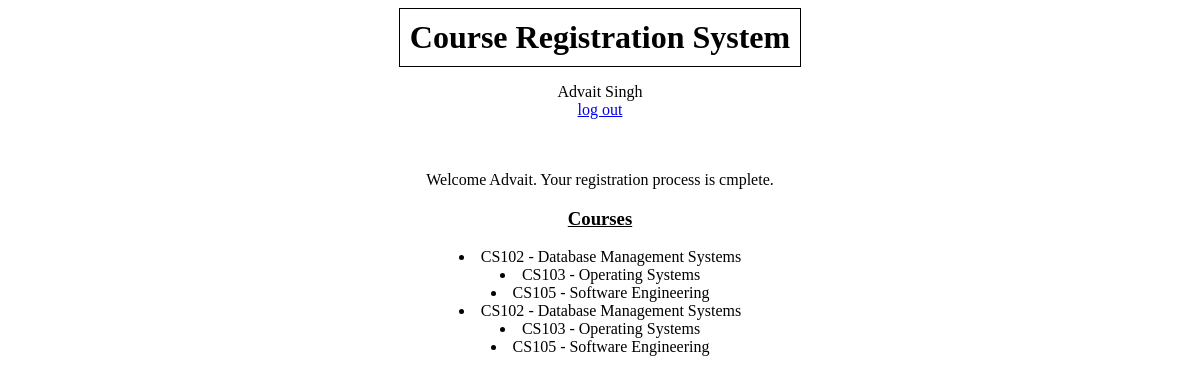
Screenshot of /studentHome2/ (signed in) with the database file from the repository.
### authentication/models.py (models this page shows)
class User(AbstractUser):
    PROFESSOR = 'Professor'
    STUDENT = 'Student'
    REGISTRAR='Registrar'
    ROLE_CHOICES = (
        (PROFESSOR, 'Professor'),
        (STUDENT, 'Student'),
        (REGISTRAR, 'Registrar'),
    )
    role = models.CharField(max_length=30, choices=ROLE_CHOICES, default='Student')
    email = models.EmailField(unique=True)
    username=None
    USERNAME_FIELD = 'email'
    registration_status=models.BooleanField(default=False)
    REQUIRED_FIELDS = []
    first_name = models.CharField(max_length=20)
    last_name = models.CharField(max_length=20)
    course_count=models.IntegerField(default=0)
    objects = CustomUserManager()

### student/models.py (models this page shows)
class RegisteredCourses(models.Model):
    student =models.ForeignKey(User, on_delete=models.CASCADE)
    code=models.ForeignKey(AllCourses, on_delete=models.CASCADE)
    select=models.BooleanField(default=False)
    def __str__(self):
        return self.student.email + " " + self.code.name

### registrar/models.py (models this page shows, shortened)
class AllCourses(models.Model):
    code=models.CharField(max_length=10, unique=True)
    name=models.CharField(max_length=255, unique=True)

### student/views.py (the view)
# urls.py: path('studentHome2/', student.views.view_courses, name='studentHome2'),
@login_required
def view_courses(request):
    registered_courses = RegisteredCourses.objects.filter(student= User.objects.get(email = request.user), select=True)
    print(registered_courses)
    context = {'registered_courses' : registered_courses}
    return render(request, 'student/view_courses.html', context )

### templates/student/view_courses.html (shortened to what this page needs)
{% extends 'base.html' %}
{% block content %}
    <p>Welcome {{request.user.first_name}}. Your registration process is cmplete.</p>
    <h3><strong><u>Courses</u></strong></h3>
        {% for course in registered_courses %}
        <li>{{course.code.code}} -  {{course.code.name}} </li>
        {% endfor %}
{% endblock content %}

### templates/base.html (shortened to what this page needs)
<!DOCTYPE html>
<html lang="en">
    <head>
    </head>
    <body>
        <h1>Course Registration System</h1>
        {%  if user.is_authenticated %}
            <p>
                {{user.first_name}} {{user.last_name}}<br><a href="{% url 'logout' %}">log out</a>
                <br><br><br>
            </p>
        {% endif %}
        {% block content %} {% endblock content %}
    </body>
</html>

### templates/base.html (style rules this page uses)
body { text-align: center; }
h1 { display: inline-block; border: 1px solid black; padding: 10px; margin: 0 auto; }

### rows the page displays
User: first_name "Advait", last_name "Singh", user.first_name "Advait"
RegisteredCourses: code.code "CS102", code.name "Database Management Systems"
RegisteredCourses: code.code "CS103", code.name "Operating Systems"
RegisteredCourses: code.code "CS105", code.name "Software Engineering"
RegisteredCourses: code.code "CS102", code.name "Database Management Systems"
RegisteredCourses: code.code "CS103", code.name "Operating Systems"
RegisteredCourses: code.code "CS105", code.name "Software Engineering"
